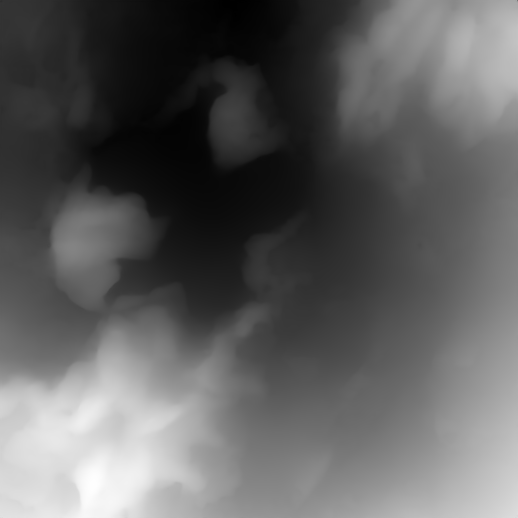

Generate this figure with Python:
import cv2
import numpy as np
from PIL import Image
from app.preprocessing import preprocess_image
from app.inference import DepthEstimator

img_path = r"d:\projects\DepthWizard\UI\public\demo\bhopal.jpg"
image = Image.open(img_path).convert("RGB")
cleaned_img = preprocess_image(image)

estimator = DepthEstimator()

# Predict raw depth
result = estimator.pipe(cleaned_img)
depth_tensor = result["predicted_depth"]
raw_depth = depth_tensor.squeeze().cpu().numpy().astype(np.float32)

# Normalize raw depth 0-255
raw_norm = (raw_depth - raw_depth.min()) / (raw_depth.max() - raw_depth.min())
raw_u8 = (raw_norm * 255).astype(np.uint8)

Image.fromarray(raw_u8).save(r"d:\projects\DepthWizard\backend\debug_raw_depth.png")
print("Saved debug_raw_depth.png!")
